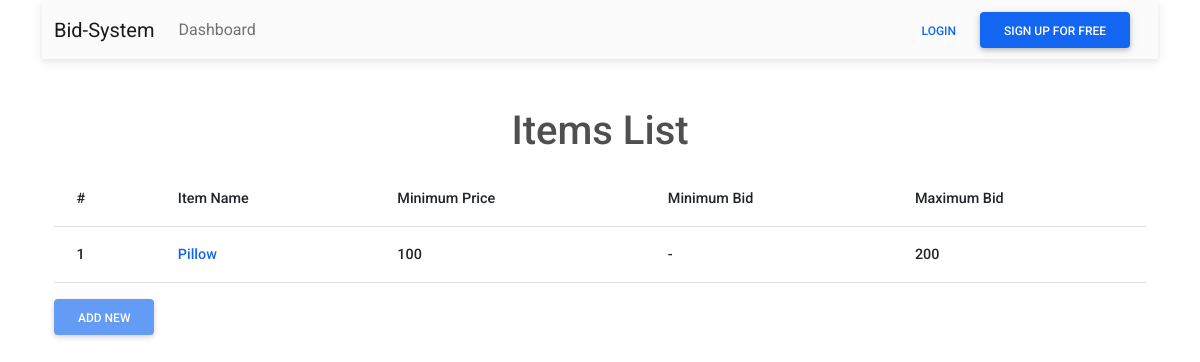
/item-list/, run on an earlier commit of the app's database.
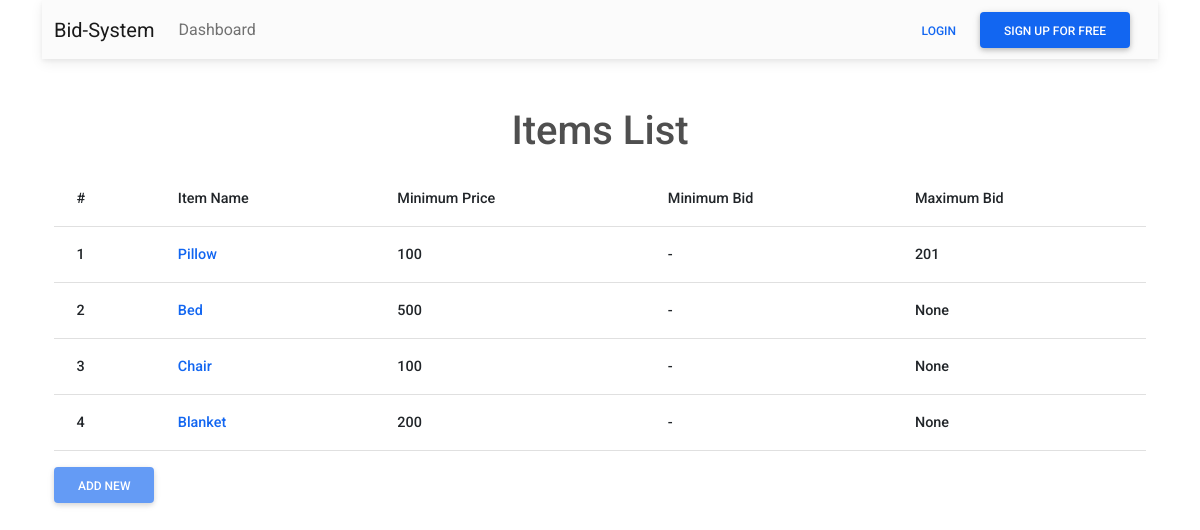
And on a later commit of the database.
### bidding/models.py (models this page shows, shortened)
class Item(models.Model):
    seller = models.ForeignKey(User, on_delete=models.CASCADE)
    name = models.CharField(max_length=50)
    min_price = models.IntegerField()
    def get_max_bid(self):
        bid = Bid.objects.filter(item=self).aggregate(bid_max = Max('price'))
        return bid['bid_max']

### bidding/views.py (the view)
# urls.py: path('item-list/', views.ItemListView.as_view(), name='item-list'),
class ItemListView(ListView):
    model = Item

### bidding/templates/bidding/item_list.html
{% extends 'base.html' %}
{% block content %}
<div class="mt-5">
    <h1 class="text-center">Items List</h1>
{% if object_list %}
<table class="table mt-3">
    <thead>
    <tr>
        <th scope="col">#</th>
        <th scope="col">Item Name</th>
        <th scope="col"> Minimum Price</th>
        <th scope="col"> Minimum Bid</th>
        <th scope="col">Maximum Bid</th>
    </tr>
</thead>
        <tbody class="table-hover">
            {%for item in object_list %}
            <tr>
                <th scope="col">{{forloop.counter }}</th>
                <th scope="col"><a href="{% url 'bidding:item-detail' pk=item.id %}">{{ item.name }}</a></th>
                <th scope="col"> {{ item.min_price }}</th>
                <th scope="col">
                    {% if item.seller == request.user %}{{ item.get_min_bid}} {% else %} - {% endif%}
                </th>
                <th scope="col">{{ item.get_max_bid}}</th>
            </tr>
            {% endfor %}
        </table>
{% endif %}
    {% if request.user.is_authenticated %}
    <a class="btn btn-primary" href="{% url 'bidding:create-item' %}">Add New</a>
    {% else %}
    <button class="btn btn-primary disabled" data-toggle="tooltip" data-placement="top" title="Login to add items" href="{% url 'bidding:create-item' %}">Add New</button>
    {% endif %}
</div>
{% endblock content%}

### bidding/templates/base.html (shortened to what this page needs)
{% load static %}
<!DOCTYPE html>
<html lang="en">
<head>
  <link rel="stylesheet" href="https://use.fontawesome.com/releases/v5.15.2/css/all.css" />
  <link rel="stylesheet" href="{% static 'spAssure/css/mdb.min.css' %}" />
</head>
<body>
  <div class="container">
<nav class="navbar navbar-expand-lg navbar-light bg-light">
    <div class="container">
      <a class="navbar-brand display2" href="{% url 'bidding:item-list' %}">Bid-System</a>
      <div class="collapse navbar-collapse" id="navbarButtonsExample">
        <ul class="navbar-nav me-auto mb-2 mb-lg-0">
          <li class="nav-item">
            <a class="nav-link" href="{% url 'bidding:item-list' %}">Dashboard</a>
          </li>
        </ul>
        <div class="d-flex align-items-center">
          {% if request.user.is_authenticated %}
          <a
            class="btn btn-dark px-3"
            href="{% url 'accounts:logout' %}"
            role="button"
            ><i class="fa fa-power-off"></i
          ></a>
          {% else %}
          <a type="button" class="btn btn-link px-3 me-2" href="{% url 'accounts:login' %}">
            Login
          </a>
          <a type="button" class="btn btn-primary me-3" href="{% url 'accounts:register' %}">
            Sign up for free
          </a>
          {% endif %}
        </div>
      </div>
    </div>
  </nav>
    <div class="container-fluid justify-content-center align-items-center" style="height: 100;">
        {% block content %}
        {% endblock %}
    </div>
  </div>
</body>
</html>

What changed in the data, as far as the page shows it:
computed for Item "Pillow": get_max_bid "200" → "201"
added Item: name "Bed", min_price "500", get_max_bid "None"
added Item: name "Chair", min_price "100", get_max_bid "None"
added Item: name "Blanket", min_price "200", get_max_bid "None"
